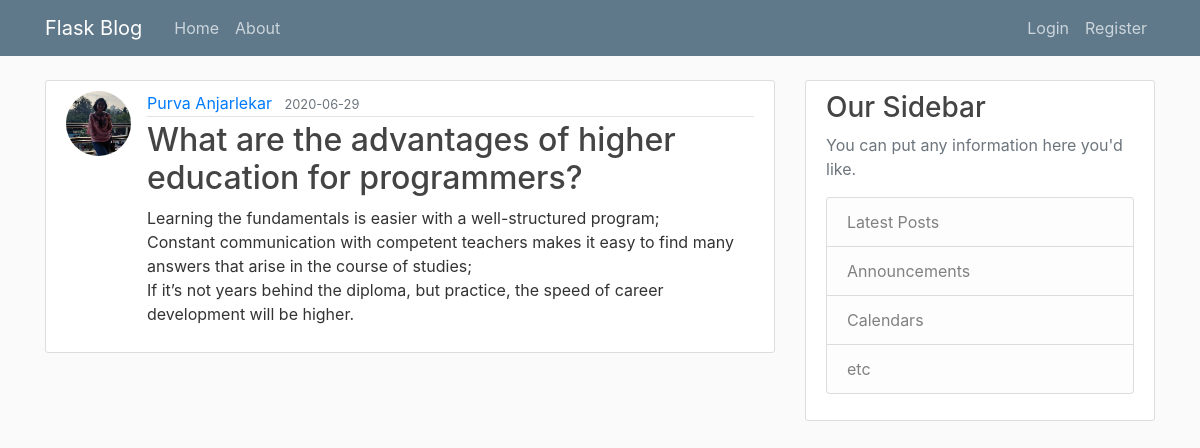
The page /post/18 on the database its author committed.
### app/models.py (models this page shows, shortened)
class User(db.Model, UserMixin):
    id = db.Column(db.Integer, primary_key = True)
    username = db.Column(db.String(16), unique = True, nullable = False)
    email = db.Column(db.String(116), unique = True, nullable = False)
    image_file = db.Column(db.String(25), nullable = False, default = 'default.jpg')
    password = db.Column(db.String(60), nullable = False)
    posts = db.relationship('Post', backref='author', lazy=True)

class Post(db.Model):
    id = db.Column(db.Integer, primary_key = True)
    title = db.Column(db.String(150), nullable = False)
    date_posted = db.Column(db.DateTime, nullable = False, default = datetime.utcnow)
    content = db.Column(db.Text, nullable = False)
    user_id = db.Column(db.Integer, db.ForeignKey('user.id'), nullable = False)

### app/posts/routes.py (the view)
@posts.route("/post/<int:post_id>")
def post(post_id):
    post = Post.query.get_or_404(post_id)
    return render_template('post.html', title=post.title, post=post)

### app/templates/post.html (shortened to what this page needs)
{% extends "layout.html" %}
{% block content %}
  <article class="media content-section">
    <img class="rounded-circle article-img" src="{{ url_for('static', filename='profile_pics/' + post.author.image_file) }}">
    <div class="media-body">
      <div class="article-metadata">
        <a class="mr-2" href="{{ url_for('users.user_posts', username=post.author.username) }}">{{ post.author.username }}</a>
        <small class="text-muted">{{ post.date_posted.strftime('%Y-%m-%d') }}</small>
      </div>
      <h2 class="article-title">{{ post.title }}</h2>
      <p class="article-content">{{ post.content }}</p>
    </div>
  </article>
{% endblock content %}

### app/static/main.css (style rules this page uses)
body { background: #fafafa; color: #333333; margin-top: 5rem; }
h1, h2, h3, h4, h5, h6 { color: #444444; }
.content-section { background: #ffffff; padding: 10px 20px; border: 1px solid #dddddd; border-radius: 3px; margin-bottom: 20px; }
.article-title { color: #444444; }
.article-content { white-space: pre-line; }
.article-img { height: 65px; width: 65px; margin-right: 16px; }
.article-metadata { padding-bottom: 1px; margin-bottom: 4px; border-bottom: 1px solid #e3e3e3 }

### rows shown on the page
User: image_file (picture), author.username "Purva Anjarlekar"
Post: date_posted "2020-06-29", title "What are the advantages of higher education for programmers?", content "Learning the fundamentals is easier with a well-structured program; Constant communication with competent teachers makes it easy to find many answers that arise in the course of studies; If it’s not years behind the diploma, but practice, the speed of career development will be higher."
